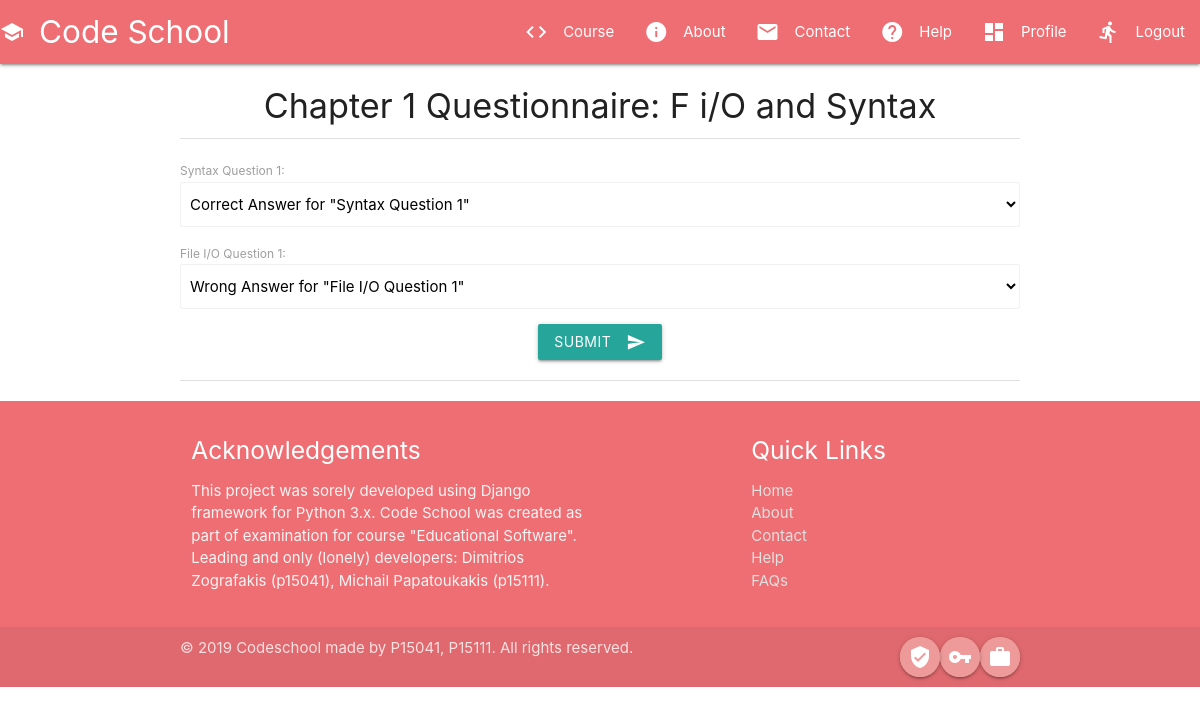
The page /course/Questionnaire/1/ (signed in) on the database as committed earlier.
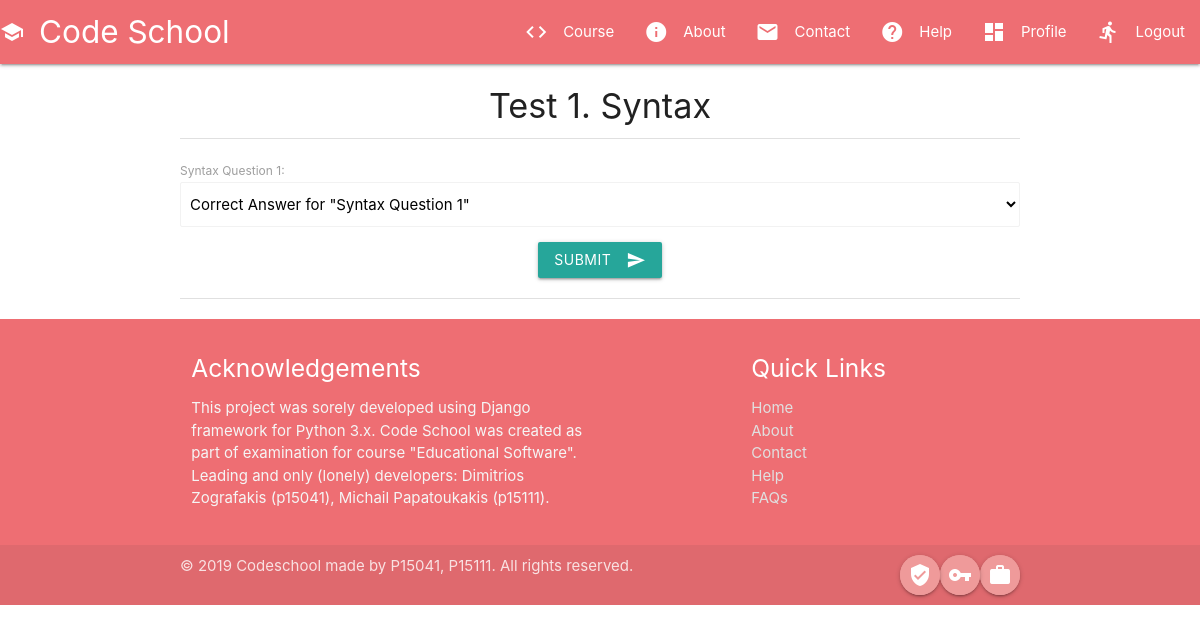
The same page on the database as committed later.
### courses/models.py (models this page shows, shortened)
class Questionnaire(models.Model):
    id = models.PositiveIntegerField(primary_key=True)
    name = models.CharField(max_length=100, null=False)
    user = models.ForeignKey(settings.AUTH_USER_MODEL, related_name='questionnaire', on_delete=models.CASCADE)

### courses/views.py (the view, shortened to what this page needs)
# urls.py: path('course/Questionnaire/<int:id>/', CourseTestPageView.as_view(), name='Questionnaire'),
class CourseTestPageView(LoginRequiredMixin, TemplateView):
    template_name = 'courses/Questionnaire.html'
    breadcrumbs = ['course']
    def get(self, request, id, *args, **kwargs):
        user = request.user
        if id is None:
            id = user.profile.chapter_studying
        if id > user.profile.chapter_studying:
            return redirect(f'/course/Questionnaire/{user.profile.test_taking}/')
        try:
            quest = Questionnaire.objects.get(id=id)
        except:
            return redirect('/course/completed/')
        limit = Question.objects.filter(questionnaire=quest, show=True).count()
        form = TestForm(chapter=id, limit=limit)
        context = {
            'form': form,
            'questionnaire': quest
        }
        return render(request, self.template_name, context)

### courses/models.py (called while the page is built)
    def __str__(self):
        return self.prompt

    def __str__(self):
        return f'{self.answer} for "{self.question}"'

### courses/templates/courses/Questionnaire.html (shortened to what this page needs)
{% extends 'base.html' %}
{% load static %}
{% block content %}
    <h4 class="center">{{ questionnaire.name }}</h4>
<div class="container">
    <div class="divider"></div>
    <div class="browser-default">
        <form method="POST" class="post-form">
             <div class="input-field col s12">
                {{ form.as_p }}
             </div>
            <div class="center">
                <button class="btn waves-effect waves-light" type="submit">Submit
                    <i class="material-icons right">send</i>
                </button>
            </div>
        </form>
    </div>
    <div class="divider"></div>
</div>
{% endblock %}

Rows that differ between the two databases and show on the page:
changed Questionnaire: name "Chapter 1 Questionnaire: F i/O and Syntax" → "Test 1. Syntax"
Other text that changed with them:
form field as_p: "Wrong Answer for \"File I/O Question 1\"" → (not shown)
text no longer shown: "Syntax Question 1: File I/O Question 1:"
text now shown: "Syntax Question 1:"
